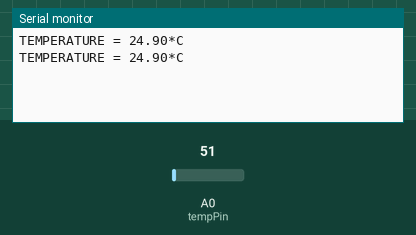
Recording of a sketch running on a simulated Arduino Uno, built with avr-gcc and run on an emulated ATmega328P. Parts: the last lines printed to the serial monitor. Inputs (shaded band) come from the test bench; at power-on: A0 (tempPin) = 51.

Above: at 1.8 s.
1.9 s: A0 (tempPin) set to 61
At 2.8 s:
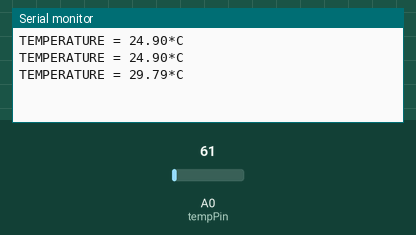
3.4 s: A0 (tempPin) set to 71
At 4.6 s:
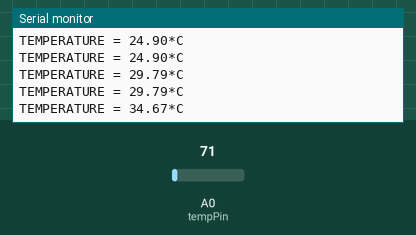
Timing chart, 0 to 6.4 s (numbered marks = the images above; inputs shaded):
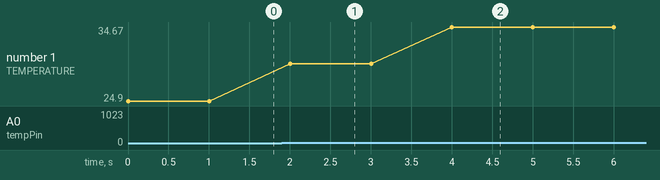

Measured:
- after the input at 1.9 s, the serial monitor: prints a new line after 0.10 s (image 1)
- after the input at 3.4 s, the serial monitor: prints a new line after 0.60 s (image 2)
- plotted number 1: 24.9 → 29.79 after the input at 1.9 s, 29.79 → 34.67 after the input at 3.4 s

The sketch:

Eli-Will---Bar_Graph.ino
```cpp
/*
5.1.19
Creators: Eli Mason Will Waldorf
We are diseinging a project where if we tist a potntiameter a certain way a certain
amount of lights will light up and if we twist the other way a different amount of lights
will light up
 */

/*
 //potenciameter code
// these constants won't change:
const int analogPin = A0;   // the pin that the potentiometer is attached to
const int ledCount = 10;    // the number of LEDs in the bar graph

int ledPins[] = {
  4, 5, 6, 7, 8, 9, 10, 11, 12, 13
};   // LED Pin Numbers


void setup() {
  // loop over the pin array and set them all to output:
  for (int thisLed = 0; thisLed < ledCount; thisLed++) {
    pinMode(ledPins[thisLed], OUTPUT);
  }
}

void loop() {
  // read the potentiometer:
  int sensorReading = analogRead(analogPin);
  // map the result to a range from 0 to the number of LEDs:
  int ledLevel = map(sensorReading, 0, 1023, 0, ledCount);

  // loop over the LED array:
  for (int thisLed = 0; thisLed < ledCount; thisLed++) {
    // if the array element's index is less than ledLevel,
    // turn the pin for this element on:
    if (thisLed < ledLevel) {
      digitalWrite(ledPins[thisLed], HIGH);
    }
    // turn off all pins higher than the ledLevel:
    else {
      digitalWrite(ledPins[thisLed], LOW);
    }
  }

}
*/
//Temperature Converter: color of lights depends on temperature
float temp;
int tempPin = 0;

void setup() {
   Serial.begin(9600);
}

void loop() {
   temp = analogRead(tempPin);
   // read analog volt from sensor and save to variable temp
   temp = temp * 0.48828125;
   // convert the analog volt to its temperature equivalent
   Serial.print("TEMPERATURE = ");
   Serial.print(temp); // display temperature value
   Serial.print("*C");
   Serial.println();
   delay(1000); // update sensor reading each one second
}
```
